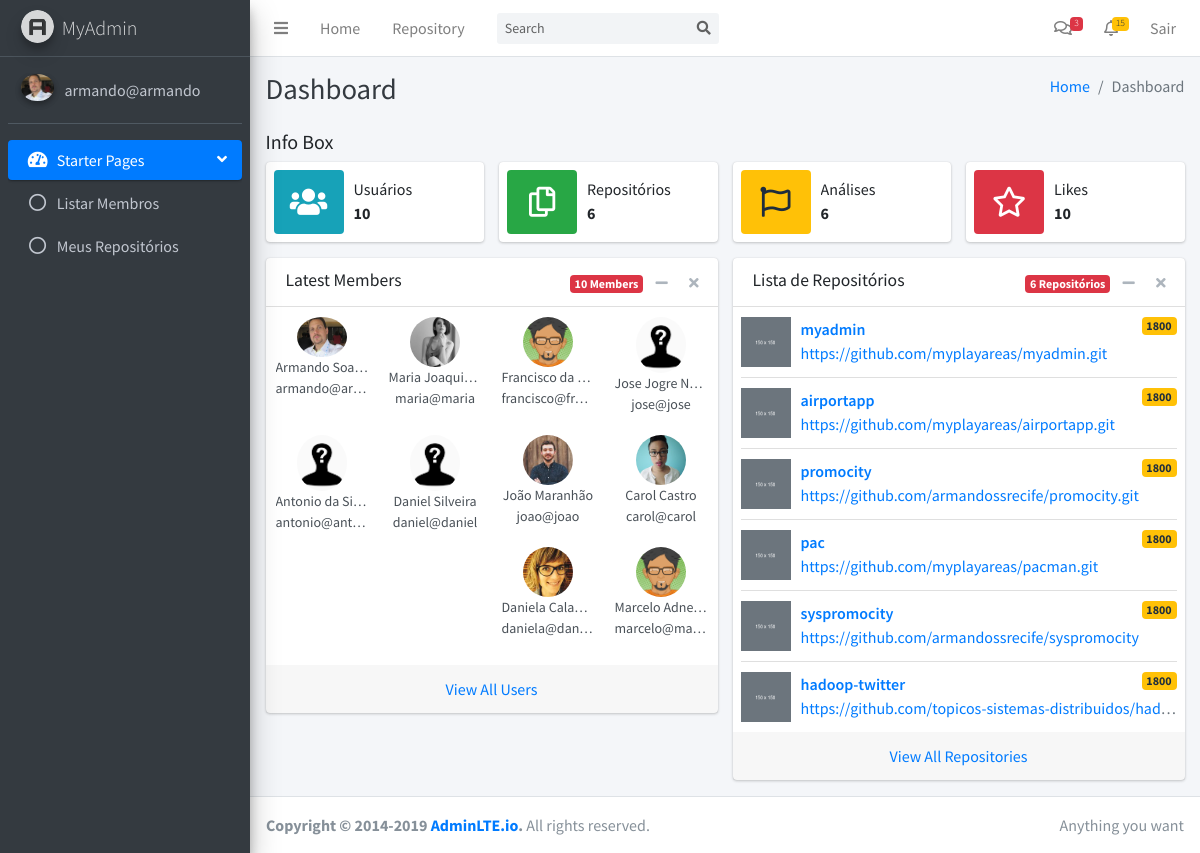
Page / (signed in) on the earlier database version.
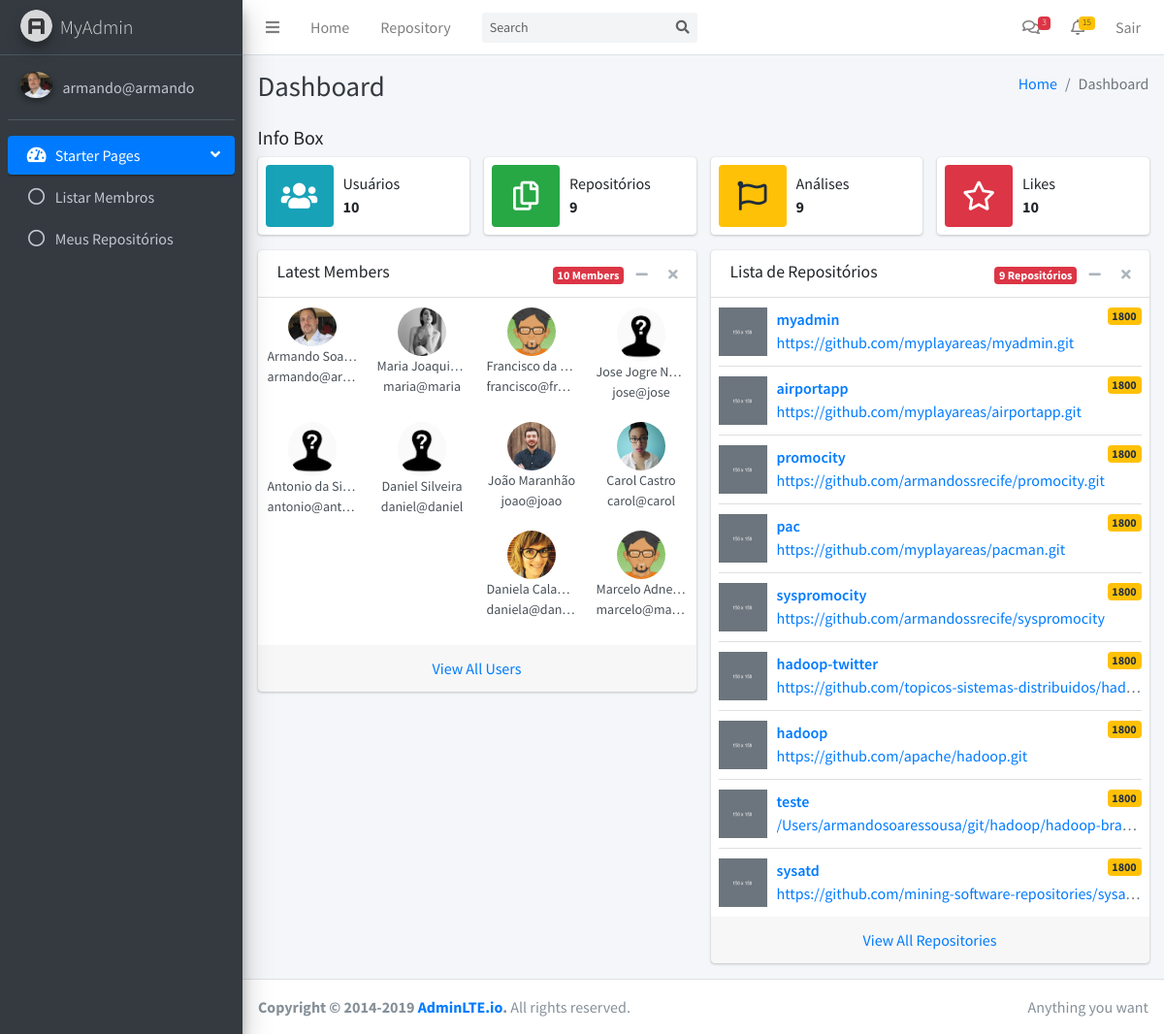
Same page on the later database version.
### tables this page shows
CREATE TABLE user (
  id INTEGER PRIMARY KEY AUTOINCREMENT,
  name TEXT, 
  username TEXT UNIQUE NOT NULL,
  email TEXT UNIQUE NOT NULL,
  password TEXT NOT NULL, 
  image TEXT
);

CREATE TABLE repository (
  id INTEGER PRIMARY KEY AUTOINCREMENT,
  name TEXT NOT NULL, 
  link TEXT NOT NULL,
  user_id INTEGER,
  creation_date timestamp,
  analysis_date timestamp,
  analysed INTEGER
);

### myapp/control/dashboard.py (the view)
@bp.route("/")
@login_required
def index():
    usuarios = lista_usuarios()
    quantidade_usuarios = len(usuarios)
    repositorios = lista_repositorios_usuario(g.user['id'])
    quantidade_repositorios = len(repositorios)
    return render_template("dashboard/starter.html", usuario = g.user['username'],
            profilePic=g.user['image'], titulo="Dashboard", usuarios = usuarios,
            repositorios = repositorios, quantidade_usuarios=quantidade_usuarios, quantidade_repositorios=quantidade_repositorios)

### myapp/config/db.py (called while the page is built)
def get_db():
    if 'db' not in g:
        g.db = sqlite3.connect(
            current_app.config['DATABASE'],
            detect_types=sqlite3.PARSE_DECLTYPES
        )
        g.db.row_factory = sqlite3.Row
    return g.db

### myapp/control/auth.py (called while the page is built)
def login_required(view):
    @functools.wraps(view)
    def wrapped_view(**kwargs):
        if g.user is None:
            return redirect(url_for("auth.login"))
        return view(**kwargs)
    return wrapped_view

@bp.before_app_request
def load_logged_in_user():
    user_id = session.get("user_id")
    if user_id is None:
        g.user = None
    else:
        g.user = ( get_db().execute("SELECT * FROM user WHERE id = ?", (user_id,)).fetchone() )

### myapp/control/dashboard.py (called while the page is built)
def lista_usuarios():
    db = get_db()
    query = "select * from user"
    usuarios = db.execute(query).fetchall()
    return usuarios

def lista_repositorios_usuario(id):
    db = get_db()
    query = "select * from repository where user_id = ?"
    repositorios = db.execute( query , (id,) ).fetchall()
    return repositorios

### myapp/templates/dashboard/starter.html (shortened to what the changed rows need)
{% extends "base.html" %}
{% block conteudo %}
      <div class="container-fluid">
        <div class="row">
          <div class="col-md-3 col-sm-6 col-12">
            <div class="info-box">
              <div class="info-box-content">
                <span class="info-box-text">Repositórios</span>
                <span class="info-box-number">{{ quantidade_repositorios }}</span>
              </div>
            </div>
          </div>
          <div class="col-md-3 col-sm-6 col-12">
            <div class="info-box">
              <div class="info-box-content">
                <span class="info-box-text">Análises</span>
                <span class="info-box-number"> {{ quantidade_repositorios }} </span>
              </div>
            </div>
          </div>
        </div>
        <div class="row">
          <div class="col-md-6">
            <div class="card">
              <div class="card-body p-0">
                <ul class="users-list clearfix">
                {% for item in usuarios%}
                  <li>
                    <img src="{{ url_for('static', filename='uploads/' + item["image"]) }}" alt="User Image" class="img-size-50">
                    <a class="users-list-name" href="#">{{ item["name"]}}</a>
                    <span class="users-list-name">{{ item["username"] }}</span>
                  </li>
                {% endfor %}
                </ul>
              </div>
            </div>
          </div>
          <div class="col-md-6">
            <div class="card">
              <div class="card-header">
                <div class="card-tools">
                  <span class="badge badge-danger">{{ quantidade_repositorios }} Repositórios</span>
                  <button type="button" class="btn btn-tool" data-card-widget="collapse">
                    <i class="fas fa-minus"></i>
                  </button>
                  <button type="button" class="btn btn-tool" data-card-widget="remove">
                    <i class="fas fa-times"></i>
                  </button>
                </div>
              </div>
              <div class="card-body p-0">
                <ul class="products-list product-list-in-card pl-2 pr-2">
                {% for item in repositorios %}
                  <li class="item">
                    <div class="product-img">
                      <img src="/static/dist/img/default-150x150.png" alt="Product Image" class="img-size-50">
                    </div>
                    <div class="product-info">
                      <a href="javascript:void(0)" class="product-title">{{ item['name'] }}
                        <span class="badge badge-warning float-right">1800</span></a>
                      <span class="product-description">
                        <a href="{{ url_for('repositorio.visualizar', id=item["id"]) }}"> {{ item['link'] }} </a>
                      </span>
                    </div>
                  </li>
                  {% endfor %}
                </ul>
              </div>
            </div>
          </div>
        </div>
      </div>
{% endblock %}

### myapp/templates/base.html (shortened to what the changed rows need)
<!DOCTYPE html>
<html lang="en">
<head>
  <link rel="stylesheet" href="/static/plugins/fontawesome-free/css/all.min.css">
  <link rel="stylesheet" href="/static/dist/css/adminlte.min.css">
</head>
<body class="hold-transition sidebar-mini">
<div class="wrapper">
  <aside class="main-sidebar sidebar-dark-primary elevation-4">
    <div class="sidebar">
      <div class="user-panel mt-3 pb-3 mb-3 d-flex">
        <div class="image">
          <img src="{{ url_for('static', filename='uploads/' + profilePic) }}" class="img-circle elevation-2" alt="User Image">
        </div>
        <div class="info">
          <a href="{{ url_for('dashboard.profile') }}" class="d-block">{{usuario}}</a>
        </div>
      </div>
    </div>
  </aside>
  <div class="content-wrapper">
    <div class="content-header">
      <div class="container-fluid">
        <div class="row mb-2">
          <div class="col-sm-6">
            <h1 class="m-0 text-dark">{{ titulo }}</h1>
          </div>
        </div>
      </div>
    </div>
    <div class="content">
    {% block conteudo %}{% endblock %}
    </div>
  </div>
</div>
</body>
</html>

Differences in the rows shown:
added repository: name "hadoop", link "https://github.com/apache/hadoop.git"
added repository: name "teste", link "/Users/armandosoaressousa/git/hadoop/hadoop-bra…"
added repository: name "sysatd", link "https://github.com/mining-software-repositories/sysa…"
Other differences:
{{ quantidade_repositorios }}: "6" → "9"
